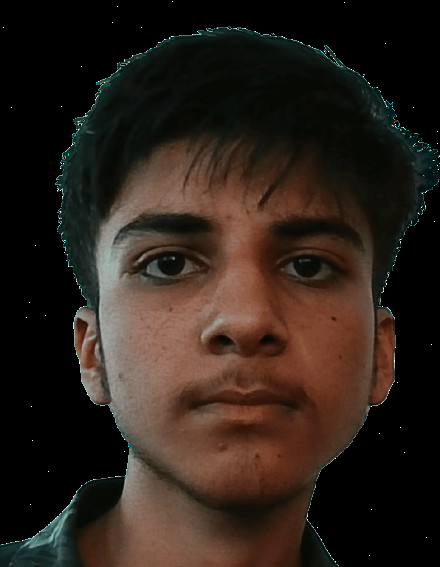
//> input picture photos/Krishna.png, 440 x 567 px; its folder holds only this picture in this run
$ ./main   (built with g++ and OpenCV 4)
//> lines starting //> are read from the running program, lines starting //| are printed output that depends on the picture
#include <opencv2/opencv.hpp>
#include <iostream>
#include <filesystem>
#include <fstream>
#include <unordered_set>
#include <unordered_map>
#include <chrono>
#include <ctime>
#include <sstream>
#include <iomanip>

using namespace cv;
using namespace std;
namespace fs = std::filesystem;

/**
 * @class AttendanceSystem
 * @brief Implements a face recognition-based attendance system using OpenCV.
 *
 * Features:
 * - Load known faces from a directory.
 * - Capture webcam feed and detect faces in real-time.
 * - Verify faces for 3 seconds before marking attendance.
 * - Prevent duplicate attendance marking for the same person per day.
 * - Display real-time status on the webcam interface.
 */
class AttendanceSystem {
private:
    CascadeClassifier face_cascade;                       ///< Haar cascade classifier for face detection
    string photos_path;                                   ///< Path to stored known face images
    string cascade_path;                                  ///< Path to Haar cascade XML file
    string attendance_file;                               ///< CSV file to store attendance
    unordered_set<string> attendance_set;                ///< Names already marked today
    unordered_map<string, Mat> known_faces;              ///< Map: name -> processed face image
    unordered_map<string, chrono::steady_clock::time_point> last_mark_time; ///< Cooldown tracker
    chrono::seconds mark_cooldown = chrono::seconds(10); ///< Minimum time between consecutive marks
    string current_date;                                  ///< Today's date

public:
    /**
     * @brief Constructor: Loads cascade, known faces, and today's attendance.
     */
    AttendanceSystem(
        const string& photos = "photos",
        const string& cascade = "haarcascade_frontalface_default.xml",
        const string& file = "attendance.csv")
        : photos_path(photos), cascade_path(cascade), attendance_file(file)
    {
        current_date = getCurrentDate();

        if (!face_cascade.load(cascade_path)) {
            cerr << "Error: Could not load face cascade from " << cascade_path << endl;
            exit(EXIT_FAILURE);
        }

        loadAttendance();
        loadKnownFaces();
    }

    /**
     * @brief Get current date as YYYY-MM-DD
     */
    static string getCurrentDate() {
        auto now = chrono::system_clock::now();
        time_t t = chrono::system_clock::to_time_t(now);
        tm local_tm{};
#ifdef _WIN32
        localtime_s(&local_tm, &t);
#else
        localtime_r(&t, &local_tm);
#endif
        stringstream ss;
        ss << (local_tm.tm_year + 1900) << "-"
           << setw(2) << setfill('0') << (local_tm.tm_mon + 1) << "-"
           << setw(2) << setfill('0') << local_tm.tm_mday;
        return ss.str();
    }

    /**
     * @brief Get the current day of the week (Sun, Mon, ..., Sat)
     */
    // [12 lines left out: function getCurrentDay, not called in this run]

    /**
     * @brief Load already marked attendance for today from CSV.
     */
    void loadAttendance() {
        ifstream file(attendance_file);
        if (!file.is_open()) return;

        string line;
        while (getline(file, line)) {
            auto c1 = line.find(',');
            auto c2 = line.find(',', c1 + 1);
            if (c1 == string::npos || c2 == string::npos) continue;
            string name = line.substr(0, c1);
            string date = line.substr(c1 + 1, c2 - c1 - 1);
            if (date == current_date) attendance_set.insert(name);
        }
        file.close();
    }

    /**
     * @brief Mark attendance for a given name (if not already marked).
     * @param name Name of the person.
     */
    // [25 lines left out: function markAttendance, not called in this run]

    /**
     * @brief Load known faces from the photos directory into memory.
     */
    void loadKnownFaces() {
        if (!fs::exists(photos_path) || !fs::is_directory(photos_path)) {
            cerr << "Photos path not found: " << photos_path << endl;
            exit(EXIT_FAILURE);
        }

        size_t loaded = 0;
        for (auto& entry : fs::directory_iterator(photos_path)) {
            if (!entry.is_regular_file()) continue;
            string ext = entry.path().extension().string();
            if (!isImage(ext)) continue;

            string name = inferName(entry.path().stem().string());
            Mat img = imread(entry.path().string());
//> img is the input picture: 567 rows x 440 cols, CV_8UC3; mean B, G, R 25.9, 33.1, 43.6
            Mat face = extractFace(img);
            if (!face.empty()) {
                known_faces[name] = face;
                loaded++;
            }
        }

        if (loaded == 0) {
            cerr << "No usable faces found in " << photos_path << endl;
            exit(EXIT_FAILURE);
        }
        cout << "[Info] Loaded " << loaded << " known faces.\n";
    }

    /**
     * @brief Run real-time attendance using webcam.
     *        Displays verification messages and prevents duplicate attendance marking.
     */
    // [77 lines left out: function runAttendance, not called in this run]

    /**
     * @brief Display today's attendance in console.
     */
    // [5 lines left out: function viewAttendanceToday, not called in this run]

private:
    /**
     * @brief Check if a file extension corresponds to an image.
     */
    static bool isImage(const string &ext) {
        string e = ext;
        transform(e.begin(), e.end(), e.begin(), ::tolower);
        return e==".jpg" || e==".jpeg" || e==".png" || e==".bmp" || e==".tiff";
    }

    /**
     * @brief Infer a person's name from filename stem.
     */
    static string inferName(const string& stem) {
        size_t pos = stem.find_first_of("_- ");
        return (pos==string::npos)? stem : stem.substr(0,pos);
    }

    /**
     * @brief Detect and extract the largest face from an image.
     */
    Mat extractFace(const Mat& img) {
        if(img.empty()) return Mat();
        Mat gray;
        cvtColor(img, gray, COLOR_BGR2GRAY);
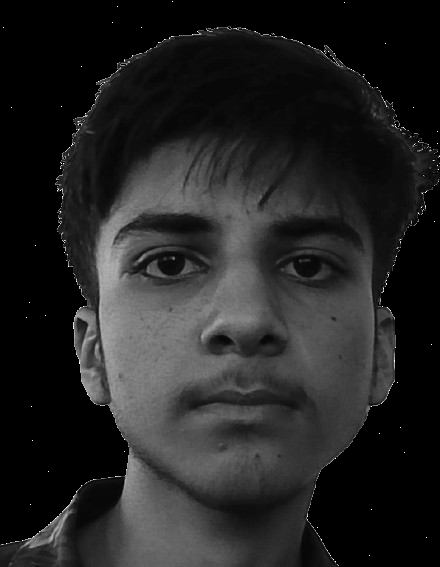
//> gray: 567 rows x 440 cols, CV_8UC1; min 0, max 255, mean 35.4
        vector<Rect> faces;
        face_cascade.detectMultiScale(gray, faces, 1.1, 4, 0, Size(80,80));
//> faces = 1 Rect (x, y, width, height): [67, 128, 341, 341]
        if(faces.empty()) return Mat();
        Rect best = *max_element(faces.begin(), faces.end(),
                                 [](const Rect& a, const Rect& b){ return a.area() < b.area(); });
//> best = Rect(67, 128, 341, 341)
        Mat roi = gray(best);
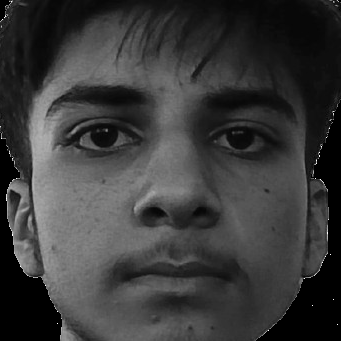
//> roi: 341 rows x 341 cols, CV_8UC1; min 0, max 255, mean 58.4
        resize(roi, roi, Size(200,200));
//> roi: 200 rows x 200 cols, CV_8UC1
        equalizeHist(roi, roi);
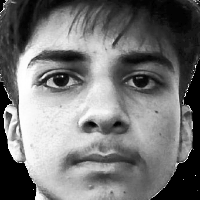
//> roi: 200 rows x 200 cols, CV_8UC1; min 0, max 255, mean 116.2
        return roi;
    }

    /**
     * @brief Recognize a face by comparing with known faces using mean squared error.
     */
    // [15 lines left out: function recognizeFace, not called in this run]
};

// ----------------- Main Function -----------------
int main() {
    AttendanceSystem system;
//> in loadKnownFaces, `known_faces[name] = face;`: known_faces = 1 item
    int choice=0;
    do {
        cout << "\n==== Face Attendance ====\n";
        cout << "1. Start Attendance (webcam)\n";
        cout << "2. View Today's Attendance\n";
        cout << "3. Exit\n";
        cout << "Choice: ";
        if(!(cin>>choice)) { cin.clear(); cin.ignore(10000,'\n'); continue; }

        if(choice==1) system.runAttendance();
        else if(choice==2) system.viewAttendanceToday();
        else if(choice==3) cout << "Goodbye!\n";
        else cout << "Invalid choice.\n";
    } while(choice !=3);

    return 0;
}

$ run again, on photos/Nishanta.png
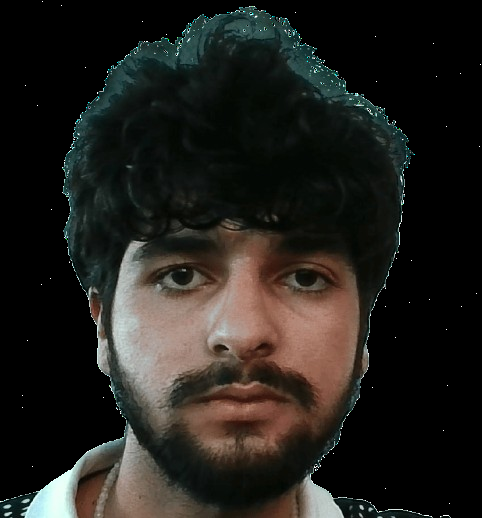
//> input picture photos/Nishanta.png, 482 x 518 px
//> in loadKnownFaces, img is the input picture: 518 rows x 482 cols, CV_8UC3; mean B, G, R 28.1, 32.2, 33.9
//> in extractFace, `cvtColor(img, gray, COLOR_BGR2GRAY);`:
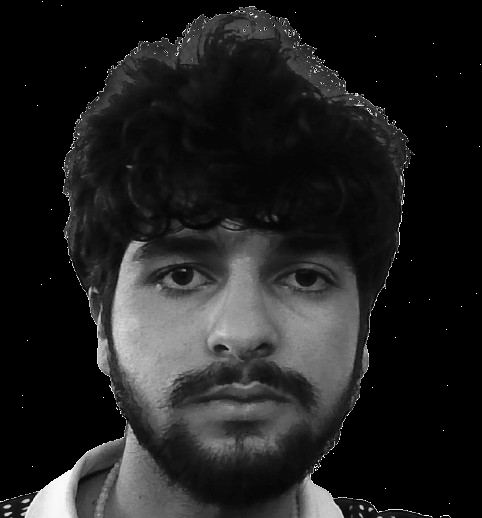
//> gray: 518 rows x 482 cols, CV_8UC1; min 0, max 255, mean 32.2
//> faces = 1 Rect (x, y, width, height): [71, 146, 338, 338]
//> best = Rect(71, 146, 338, 338)
//> in extractFace, `equalizeHist(roi, roi);`:
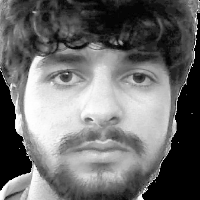
//> roi: 200 rows x 200 cols, CV_8UC1; min 0, max 255, mean 109.4
//> known_faces = 1 item

$ run again, on photos/Pranish.png
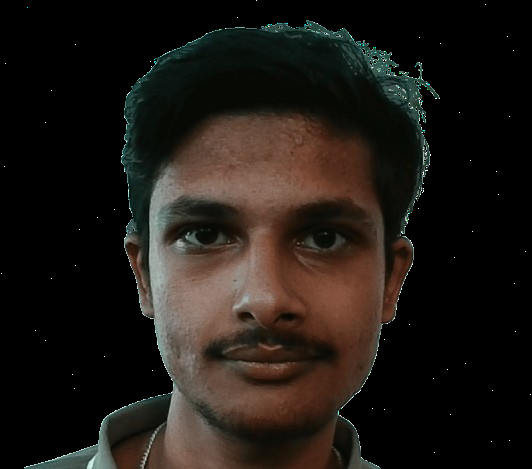
//> input picture photos/Pranish.png, 532 x 469 px
//> in loadKnownFaces, img is the input picture: 469 rows x 532 cols, CV_8UC3; mean B, G, R 20.5, 25.2, 30.3
//> in extractFace, `cvtColor(img, gray, COLOR_BGR2GRAY);`:
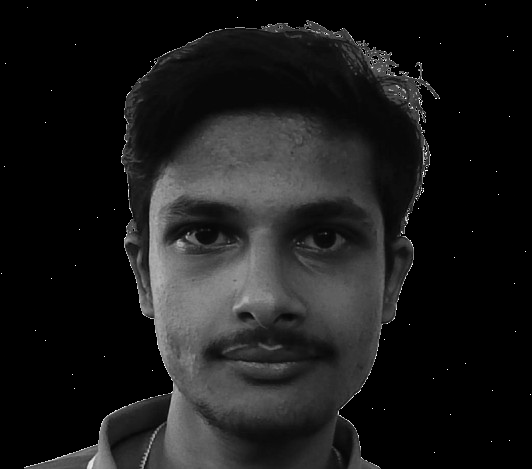
//> gray: 469 rows x 532 cols, CV_8UC1; min 0, max 255, mean 26.2
//> faces = 1 Rect (x, y, width, height): [105, 113, 322, 322]
//> best = Rect(105, 113, 322, 322)
//> in extractFace, `equalizeHist(roi, roi);`:
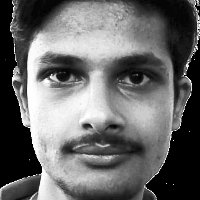
//> roi: 200 rows x 200 cols, CV_8UC1; min 0, max 255, mean 104.7
//> known_faces = 1 item
